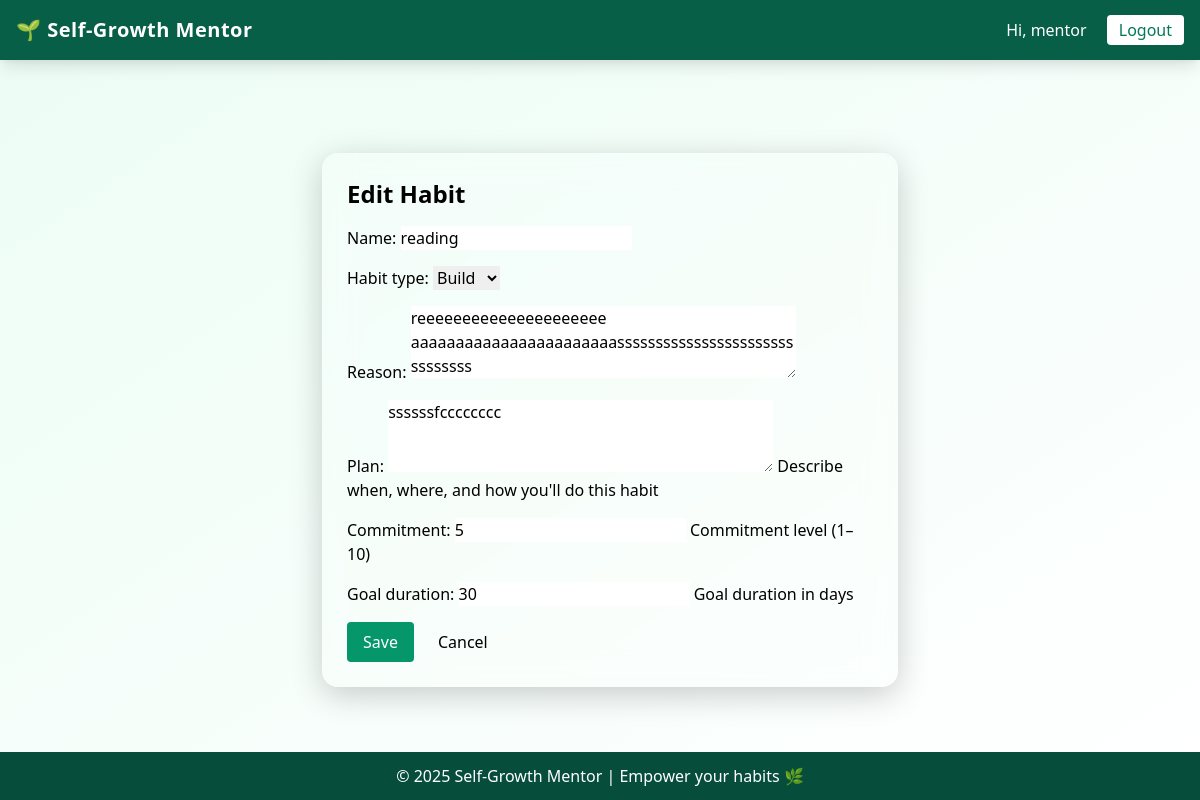
The page /habits/4/edit/ (signed in) on the database its author committed.
### habits/models.py (models this page shows, shortened)
class Habit(models.Model):
    HABIT_TYPE_CHOICES = [
        ('build', 'Build'),
        ('quit', 'Quit'),
    ]
    user = models.ForeignKey(User, on_delete=models.CASCADE, related_name='habits')
    name = models.CharField(max_length=150)
    habit_type = models.CharField(max_length=10, choices=HABIT_TYPE_CHOICES)
    reason = models.TextField(blank=True)
    plan = models.TextField(blank=True, help_text="Describe when, where, and how you'll do this habit")
    commitment = models.PositiveSmallIntegerField(default=5, help_text="Commitment level (1–10)")
    goal_duration = models.PositiveIntegerField(default=30, help_text="Goal duration in days")
    start_date = models.DateField(default=timezone.now)
    current_streak = models.PositiveIntegerField(default=0)
    best_streak = models.PositiveIntegerField(default=0)
    last_completed = models.DateField(null=True, blank=True)
    completed_today = models.BooleanField(default=False)
    active = models.BooleanField(default=True)
    created_at = models.DateTimeField(auto_now_add=True)
    updated_at = models.DateTimeField(auto_now=True)
    class Meta:
        ordering = ['-created_at']

### habits/views.py (the view)
# urls.py: path('<int:pk>/edit/', views.edit_habit, name='edit'),
@login_required
def edit_habit(request, pk):
    habit = get_object_or_404(Habit, pk=pk, user=request.user)
    if request.method == 'POST':
        form = HabitForm(request.POST, instance=habit)
        if form.is_valid():
            form.save()
            messages.success(request, "Habit updated")
            return redirect('habits:detail', pk=habit.pk)
    else:
        form = HabitForm(instance=habit)
    return render(request, 'habits/edit_habit.html', {'form': form, 'habit': habit})

### habits/forms.py
class HabitForm(forms.ModelForm):
    class Meta:
        model = Habit
        fields = ['name', 'habit_type', 'reason', 'plan', 'commitment', 'goal_duration']
        widgets = {
            'reason': Textarea(attrs={'rows':3, 'placeholder':'Why do you want to change/build this habit?'}),
            'plan': Textarea(attrs={'rows':3, 'placeholder':'When, where and how will you do it? (implementation intent)'}),
        }

### habits/templates/habits/edit_habit.html (shortened to what this page needs)
{% extends 'base.html' %}
{% block content %}
<div class="max-w-xl mx-auto mt-12">
  <div class="glass1 p-6 rounded-2xl">
    <h2 class="text-2xl font-semibold">Edit Habit</h2>
    <form method="post" class="mt-4 space-y-4">
      {{ form.as_p }}
      <div class="flex gap-2">
        <button class="bg-green-600 text-white px-4 py-2 rounded">Save</button>
        <a href="{% url 'habits:detail' habit.pk %}" class="px-4 py-2 bg-white/10 rounded">Cancel</a>
      </div>
    </form>
  </div>
</div>
{% endblock %}

### accounts/templates/base.html (shortened to what this page needs)
<!DOCTYPE html>
<html lang="en">
<head>
    <link href="https://cdn.jsdelivr.net/npm/tailwindcss@2.2.19/dist/tailwind.min.css" rel="stylesheet">
     <link rel="stylesheet" href="https://cdnjs.cloudflare.com/ajax/libs/font-awesome/6.4.0/css/all.min.css" />
</head>
<body class="bg-gradient-to-br from-green-50 to-cornsilk min-h-screen flex flex-col">
    <nav class="topnav bg-green-800 text-white shadow-lg p-4 flex justify-between items-center fixed top-0 left-0 w-full" id="topnav">
        <a href="/" class="text-xl font-semibold tracking-wide">🌱 Self-Growth Mentor</a>
        <div>
            {% if user.is_authenticated %}
                <span class="mr-4">Hi, {{ user.username }}</span>
                <a href="{% url 'accounts:logout' %}" class="bg-white text-green-700 px-3 py-1 rounded hover:bg-green-100">Logout</a>
            {% else %}
                <a href="{% url 'accounts:login' %}" class="mr-4 hover:underline">Login</a>
                <a href="{% url 'accounts:register' %}" class="bg-white text-green-700 px-3 py-1 rounded hover:bg-green-100">Register</a>
            {% endif %}
        </div>
    </nav>
    <main class="flex-grow flex justify-center items-center p-6" id="main">
        {% block content %}{% endblock %}
    </main>
    <footer class="bg-green-900 text-white text-center py-3">
        <p>© 2025 Self-Growth Mentor | Empower your habits 🌿</p>
    </footer>
</body>
</html>

### accounts/templates/base.html (style rules this page uses)
body { overflow-y: auto; height: 100vh; }
.glass1 { background: rgba(255, 255, 255, 0.15); backdrop-filter: blur(15px); border: 1px solid rgba(255, 255, 255, 0.25); box-shadow: 0 8px 32px rgba(0, 0, 0, 0.2); }
#topnav { z-index: 1; }
.topnav { heigth:100px; }
#main { padding: 40px 0 0 20px; }

### rows shown on the page
Habit: name "reading", habit_type "Build", reason "reeeeeeeeeeeeeeeeeeeee aaaaaaaaaaaaaaaaaaaaaaasssssssssssssssssssssssssssssss", plan "ssssssfcccccccc", commitment "5", goal_duration "30"

### other values the page prints
{{ user.username }} "mentor"
